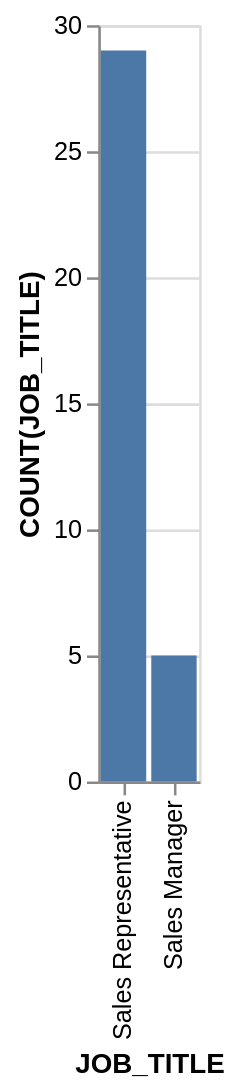

Describe this chart as a Vega-Lite specification.
### Vega-Lite specification from a JSON file in a GitHub repository (floating-point values rounded to 4 significant figures)
{"data": {"values": [{"x_data": "Sales Manager", "y_data": 5}, {"x_data": "Sales Representative", "y_data": 29}]}, "mark": "bar", "encoding": {"x": {"field": "x_data", "type": "nominal", "title": "JOB_TITLE", "sort": {"op": "sum", "field": "y_data", "order": "descending"}}, "y": {"field": "y_data", "type": "quantitative", "title": "COUNT(JOB_TITLE)"}}}
